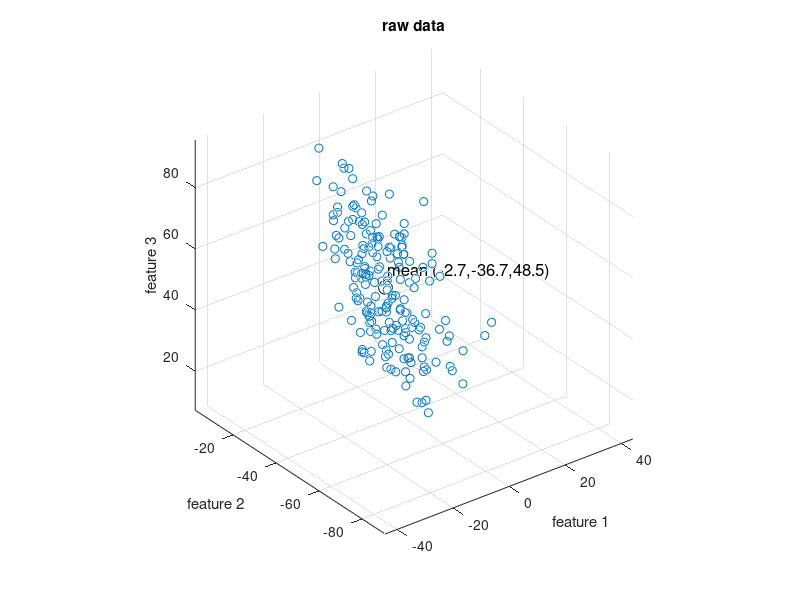
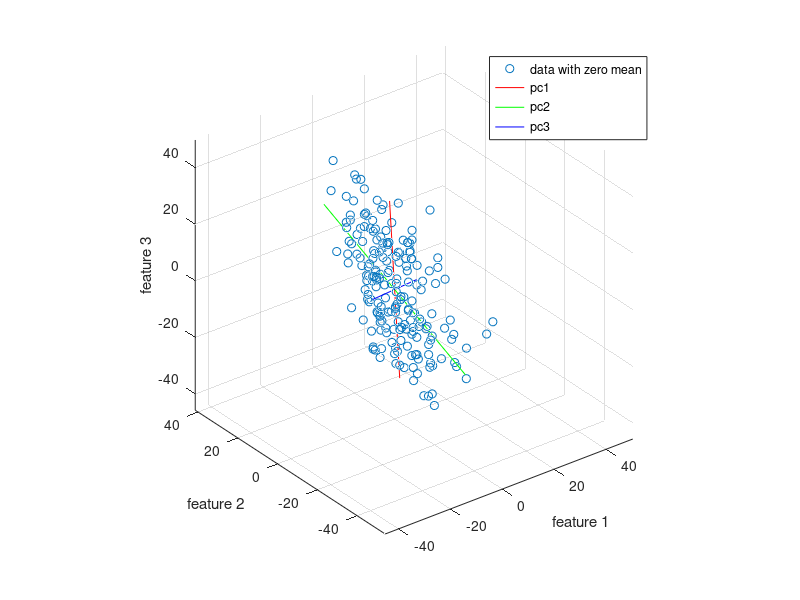
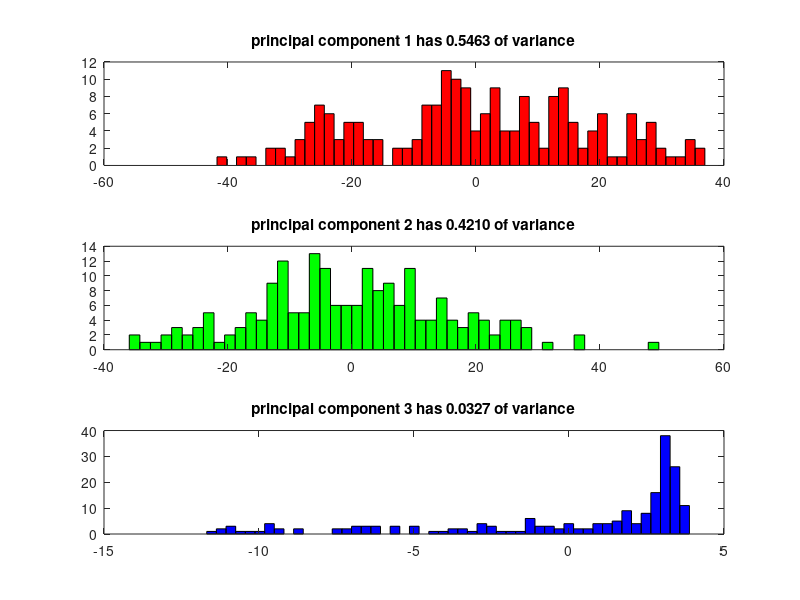

Here is the MATLAB script that generated these plots, in order:
% PCAEXAMPLE  Show an example of doing the basic principal component analysis
% (PCA) calculation on some synthesized data.  See
%    https://en.wikipedia.org/wiki/Principal_component_analysis

% synthesize (= make up) some crazy data I don't understand
%   n = 200  experiments
%   p = 3    features measured per experiment
n = 200;
M = randn(3,3);  [Q,R] = qr(M);   % generate a random rotation Q of 3-space
X = 5 * sqrt(abs([100 * randn(n,2), 20 * rand(n,1).^5 + pi])) * Q;

% plot the raw data, and mark the mean
figure(1)
scatter3(X(:,1), X(:,2), X(:,3))
hold on
mX = mean(X);
plot3(mX(1), mX(2), mX(3), 'ko', 'markersize', 10)
str = sprintf('mean (%.1f,%.1f,%.1f)',mX(1),mX(2),mX(3));
text(mX(1) + 3, mX(2) + 3, mX(3) + 3, str, 'fontsize', 12)
xlabel('feature 1'),  ylabel('feature 2'),  zlabel('feature 3')
hold off,  axis tight,  axis equal
title('raw data')

% remove the mean
X = X - mean(X);                   % note X is tall: 100 x 3

% the PCA is just the (reduced) SVD
[Uhat, Shat, W] = svd(X,0);        % X = Uhat * Shat * W^*
T = Uhat * Shat;                   % the score matrix; = X * W

% re-plot the data with the principal component directions shown
figure(2)
scatter3(X(:,1), X(:,2), X(:,3))
xlabel('feature 1'),  ylabel('feature 2'),  zlabel('feature 3')
colors = {'r','g','b'};
hold on
for k = 1:3
    spread = max(T(:,k)) - min(T(:,k));
    w = W(:,k) * spread / 2.0;
    plot3([-w(1) w(1)], [-w(2) w(2)], [-w(3) w(3)], colors{k})
end
legend('data with zero mean','pc1','pc2','pc3')
hold off,  axis tight,  axis equal

% show data projected along principal components
figure(3)
for k = 1:3
    subplot(3,1,k)
    hist(T(:,k),50,'facecolor',colors{k})   % show histogram along new axis
    fraction = Shat(k,k)^2 / sum(diag(Shat).^2);
    title(sprintf('principal component %d has %.4f of variance',k,fraction))
end
